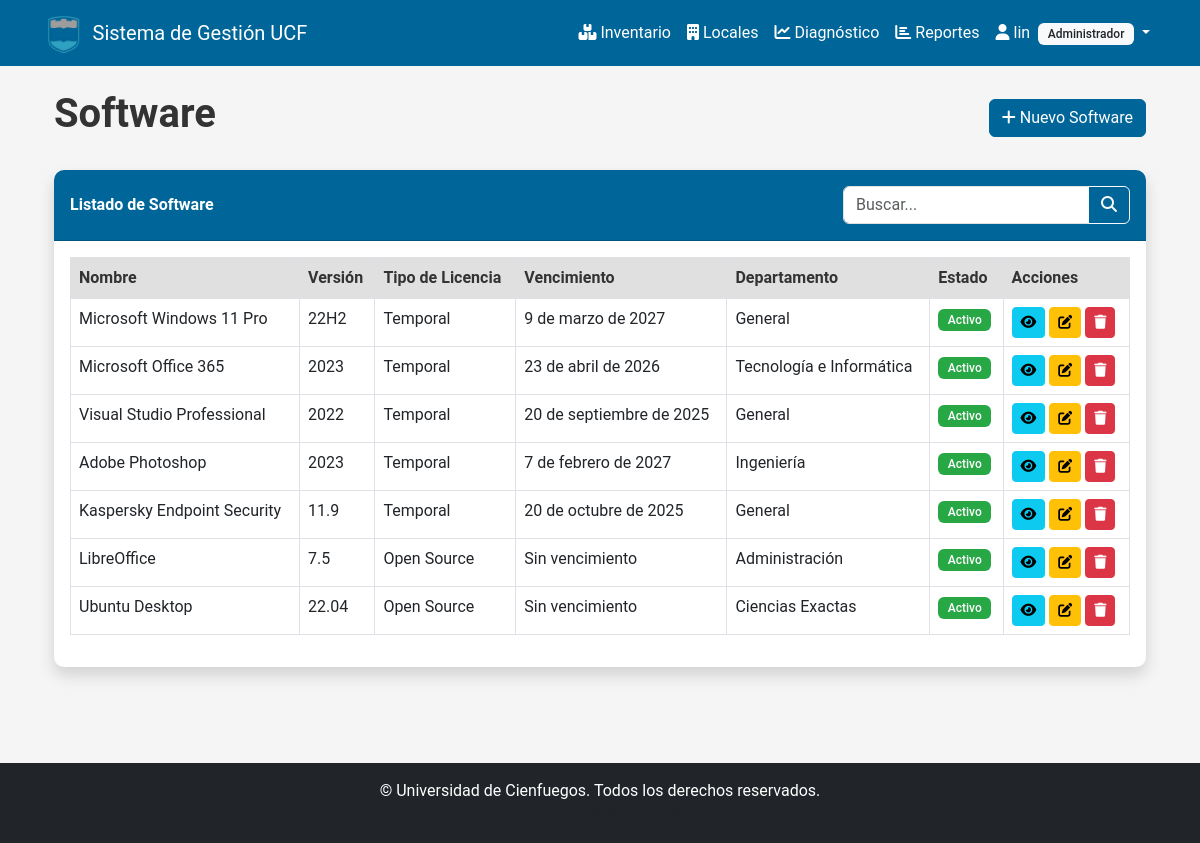
Screenshot of /inventario/software/ (signed in) with the database file from the repository.
### usuarios/models.py (models this page shows, shortened)
class PerfilUsuario(models.Model):
    usuario = models.OneToOneField(
        User, on_delete=models.CASCADE, related_name='perfil')
    departamento = models.ForeignKey(
        Departamento, on_delete=models.SET_NULL, null=True)
    rol = models.ForeignKey(Rol, on_delete=models.SET_NULL, null=True)
    fecha_registro = models.DateTimeField(auto_now_add=True)
    ultimo_acceso = models.DateTimeField(null=True, blank=True)
    telefono = models.CharField(max_length=20, blank=True, null=True)
    foto = models.ImageField(upload_to='perfiles/', blank=True, null=True)
    class Meta:
        verbose_name = "Perfil de Usuario"
        verbose_name_plural = "Perfiles de Usuarios"

class Rol(models.Model):
    nombre = models.CharField(max_length=50)
    descripcion = models.TextField(blank=True, null=True)
    permisos = models.TextField(blank=True, null=True)
    class Meta:
        verbose_name = "Rol"
        verbose_name_plural = "Roles"

class Departamento(models.Model):
    nombre = models.CharField(max_length=100)
    descripcion = models.TextField(blank=True, null=True)
    ubicacion = models.CharField(max_length=100, blank=True, null=True)
    responsable = models.ForeignKey(
        User, on_delete=models.SET_NULL, null=True, related_name='departamentos_a_cargo')
    class Meta:
        verbose_name = "Departamento"
        verbose_name_plural = "Departamentos"

### inventario/models.py (models this page shows, shortened)
class Software(models.Model):
    TIPO_LICENCIA_CHOICES = [
        ('perpetua', 'Perpetua'),
        ('temporal', 'Temporal'),
        ('open_source', 'Open Source'),
        ('freeware', 'Freeware'),
    ]
    activo = models.OneToOneField(
        Activo, on_delete=models.CASCADE, primary_key=True)
    version = models.CharField(max_length=50)
    tipo_licencia = models.CharField(
        max_length=20, choices=TIPO_LICENCIA_CHOICES)
    clave_activacion = models.CharField(max_length=200, blank=True, null=True)
    fecha_vencimiento = models.DateField(blank=True, null=True)
    numero_licencias = models.IntegerField(default=1)
    class Meta:
        verbose_name = "Software"
        verbose_name_plural = "Software"

class Activo(models.Model):
    TIPO_CHOICES = [
        ('hardware', 'Hardware'),
        ('software', 'Software'),
    ]
    ESTADO_CHOICES = [
        ('activo', 'Activo'),
        ('en_mantenimiento', 'En Mantenimiento'),
        ('obsoleto', 'Obsoleto'),
        ('baja', 'De Baja'),
    ]
    tipo = models.CharField(max_length=20, choices=TIPO_CHOICES)
    nombre = models.CharField(max_length=200)
    descripcion = models.TextField(blank=True, null=True)
    fecha_adquisicion = models.DateField()
    valor_adquisicion = models.DecimalField(max_digits=10, decimal_places=2)
    estado = models.CharField(
        max_length=20, choices=ESTADO_CHOICES, default='activo')
    departamento = models.ForeignKey(
        Departamento, on_delete=models.CASCADE, related_name='activos')
    ubicacion = models.CharField(max_length=100, blank=True, null=True)
    imagen = models.ImageField(upload_to='activos/', blank=True, null=True)
    fecha_baja = models.DateField(blank=True, null=True)
    motivo_baja = models.TextField(blank=True, null=True)
    fecha_creacion = models.DateTimeField(auto_now_add=True)
    fecha_actualizacion = models.DateTimeField(auto_now=True)
    creado_por = models.ForeignKey(
        User, on_delete=models.SET_NULL, null=True, related_name='activos_creados')
    actualizado_por = models.ForeignKey(
        User, on_delete=models.SET_NULL, null=True, related_name='activos_actualizados')
    class Meta:
        verbose_name = "Activo"
        verbose_name_plural = "Activos"
        ordering = ['-fecha_adquisicion']

### inventario/views.py (the view, shortened to what this page needs)
# urls.py: path('software/', views.software_list, name='software_list'),
@login_required
def software_list(request):
    software_list = Software.objects.all().select_related(
        'activo', 'activo__departamento')
    search = request.GET.get('search', '')
    departamento = request.GET.get('departamento', '')
    estado = request.GET.get('estado', '')
    if departamento:
        software_list = software_list.filter(
            activo__departamento_id=departamento)
    if estado:
        software_list = software_list.filter(activo__estado=estado)
    return render(request, 'inventario/software_list.html', {
        'software_list': software_list,
        'search': search,
        'departamento': departamento,
        'estado': estado
    })

### reportes/views.py (called while the page is built)
def permisos_context(request):
    context = {}
    if request.user.is_authenticated:
        context.update({
            'puede_ver_reportes': puede_ver_reportes(request.user),
            'puede_ver_actividad': puede_ver_actividad(request.user),
            'es_admin': es_admin(request.user),
        })
    else:
        context.update({
            'puede_ver_reportes': False,
            'puede_ver_actividad': False,
            'es_admin': False,
        })
    return context

### templates/inventario/software_list.html (shortened to what this page needs)
{% extends 'base/base.html' %}
{% block content %}
<div class="container">
    <div class="d-flex justify-content-between align-items-center mb-4">
        <h1>Software</h1>
        <a href="{% url 'software_new' %}" class="btn btn-primary">
            <i class="fas fa-plus"></i> Nuevo Software
        </a>
    </div>
    <div class="card shadow mb-4">
        <div class="card-header py-3 d-flex flex-wrap justify-content-between align-items-center">
            <h6 class="m-0 font-weight-bold text-white">Listado de Software</h6>
            <form method="get" class="d-flex mt-2 mt-md-0">
                <div class="input-group">
                    <input type="text" class="form-control" placeholder="Buscar..." name="search" value="{{ search }}">
                    <button class="btn btn-outline-light" type="submit">
                        <i class="fas fa-search"></i>
                    </button>
                </div>
            </form>
        </div>
        <div class="card-body">
            <div class="table-responsive">
                <table class="table table-bordered table-hover" width="100%" cellspacing="0">
                    <thead>
                        <tr>
                            <th>Nombre</th>
                            <th>Versión</th>
                            <th>Tipo de Licencia</th>
                            <th>Vencimiento</th>
                            <th>Departamento</th>
                            <th>Estado</th>
                            <th>Acciones</th>
                        </tr>
                    </thead>
                    <tbody>
                        {% if software_list %}
                            {% for software in software_list %}
                                <tr>
                                    <td>{{ software.activo.nombre }}</td>
                                    <td>{{ software.version }}</td>
                                    <td>{{ software.get_tipo_licencia_display }}</td>
                                    <td>{{ software.fecha_vencimiento|default:"Sin vencimiento" }}</td>
                                    <td>{{ software.activo.departamento.nombre }}</td>
                                    <td>
                                        {% if software.activo.estado == 'activo' %}
                                            <span class="badge bg-success">Activo</span>
                                        {% elif software.activo.estado == 'en_mantenimiento' %}
                                            <span class="badge bg-warning">En Mantenimiento</span>
                                        {% elif software.activo.estado == 'obsoleto' %}
                                            <span class="badge bg-danger">Obsoleto</span>
                                        {% elif software.activo.estado == 'baja' %}
                                            <span class="badge bg-secondary">De Baja</span>
                                        {% endif %}
                                    </td>
                                    <td>
                                        <a href="{% url 'software_detail' pk=software.activo.id %}" class="btn btn-sm btn-info">
                                            <i class="fas fa-eye"></i>
                                        </a>
                                        <a href="{% url 'software_edit' pk=software.activo.id %}" class="btn btn-sm btn-warning">
                                            <i class="fas fa-edit"></i>
                                        </a>
                                        <a href="{% url 'software_delete' pk=software.activo.id %}" class="btn btn-sm btn-danger">
                                            <i class="fas fa-trash"></i>
                                        </a>
                                    </td>
                                </tr>
                            {% endfor %}
                        {% else %}
                            <tr>
                                <td colspan="7" class="text-center">No hay registros disponibles</td>
                            </tr>
                        {% endif %}
                    </tbody>
                </table>
            </div>
        </div>
    </div>
</div>
{% endblock %}

### templates/base/base.html (shortened to what this page needs)
<!DOCTYPE html>
<html lang="es">
<head>
    <link href="https://cdn.jsdelivr.net/npm/bootstrap@5.3.0-alpha1/dist/css/bootstrap.min.css" rel="stylesheet">
    <link rel="stylesheet" href="https://cdnjs.cloudflare.com/ajax/libs/font-awesome/6.4.0/css/all.min.css" />
    <link rel="stylesheet" href="/static/css/main.css">
</head>
<body>
    <header>
        <nav class="navbar navbar-expand-lg navbar-dark bg-primary">
            <div class="container">
                <a class="navbar-brand d-flex align-items-center" href="/">
                    <img src="/static/img/logo_ucf.png" alt="Logo UCF" height="40" class="me-2">
                    <span>Sistema de Gestión UCF</span>
                </a>
                <div class="collapse navbar-collapse" id="navbarNav">
                    <ul class="navbar-nav ms-auto">
                        {% if user.is_authenticated %}
                            <li class="nav-item">
                                <a class="nav-link" href="/inventario/">
                                    <i class="fas fa-boxes me-1"></i>Inventario
                                </a>
                            </li>
                            <li class="nav-item">
                                <a class="nav-link" href="/locales/">
                                    <i class="fas fa-building me-1"></i>Locales
                                </a>
                            </li>
                            <li class="nav-item">
                                <a class="nav-link" href="/diagnostico/">
                                    <i class="fas fa-chart-line me-1"></i>Diagnóstico
                                </a>
                            </li>
                            {% if user.perfil.rol.nombre != 'Usuario Regular' %}
                            <li class="nav-item">
                                <a class="nav-link" href="/reportes/">
                                    <i class="fas fa-chart-bar me-1"></i>Reportes
                                </a>
                            </li>
                            {% endif %}
                            <li class="nav-item dropdown">
                                <a class="nav-link dropdown-toggle" href="#" id="navbarDropdown" role="button" data-bs-toggle="dropdown">
                                    <i class="fas fa-user me-1"></i>{{ user.username }}
                                    {% if user.perfil.rol %}
                                        <small class="badge bg-light text-dark ms-1">{{ user.perfil.rol.nombre }}</small>
                                    {% endif %}
                                </a>
                            </li>
                        {% else %}
                            <li class="nav-item">
                            </li>
                        {% endif %}
                    </ul>
                </div>
            </div>
        </nav>
    </header>
    <main class="container py-4">
        {% block content %}{% endblock %}
    </main>
    <footer class="bg-dark text-white mt-5 py-3">
        <div class="container text-center">
            <p class="mb-0">© {{ current_year }} Universidad de Cienfuegos. Todos los derechos reservados.</p>
            {% if user.is_authenticated %}
                <small class="text-muted">
                </small>
            {% endif %}
        </div>
    </footer>
</body>
</html>

### static/css/main.css (style rules this page uses)
:root { --primary: #006699; --secondary: #3399CC; --tertiary: #48A5C6; --light: #F5F5F5; --dark: #333333; --gray: #666666; --white: #FFFFFF; --light-gray: #E0E0E0; }
body { font-family: 'Roboto', 'Segoe UI', 'Arial', sans-serif; color: var(--dark); background-color: var(--light); min-height: 100vh; display: flex; flex-direction: column; }
main { flex-grow: 1; }
h1, h2, h3, h4, h5, h6 { color: var(--dark); font-weight: 600; }
p, li, td, th, input, select, textarea { color: var(--dark); }
a { color: var(--primary); text-decoration: none; transition: color 0.2s; }
.navbar-dark.bg-primary { background-color: var(--primary) !important; }
.navbar-dark .navbar-nav .nav-link { color: var(--white); }
.navbar-brand { color: var(--white) !important; }
.navbar-brand img { transition: transform 0.3s ease; }
.btn-primary { background-color: var(--primary); border-color: var(--primary); color: var(--white); }
.card { border: none; border-radius: 10px; box-shadow: 0 4px 6px rgba(0, 0, 0, 0.1); transition: transform 0.3s ease, box-shadow 0.3s ease; background-color: var(--white); }
.card-header { background-color: var(--primary); color: var(--white); border-radius: 10px 10px 0 0 !important; font-weight: 600; }
.card-header .m-0 { color: var(--white); }
.card-header h6, .card-header .text-primary, .card-header .m-0.font-weight-bold.text-primary { color: var(--white) !important; }
.table { color: var(--dark); }
.table thead th { background-color: var(--light-gray); color: var(--dark); font-weight: 600; }
.badge { font-weight: 500; padding: 0.4em 0.8em; }
.badge.bg-success { background-color: #28a745 !important; color: var(--white); }
.bg-primary { background-color: var(--primary) !important; color: var(--white) !important; }
.form-control, .form-select { color: var(--dark); border: 1px solid var(--light-gray); transition: border-color 0.3s ease, box-shadow 0.3s ease; }
footer { background-color: var(--primary) !important; color: var(--white); }
footer p { color: var(--white); margin-bottom: 0; }

### rows the page displays
Software: activo.nombre "Microsoft Windows 11 Pro", version "22H2", tipo_licencia "Temporal", fecha_vencimiento "9 de marzo de 2027", activo.departamento.nombre "General", shows "Activo"
Software: activo.nombre "Microsoft Office 365", version "2023", tipo_licencia "Temporal", fecha_vencimiento "23 de abril de 2026", activo.departamento.nombre "Tecnología e Informática", shows "Activo"
Software: activo.nombre "Visual Studio Professional", version "2022", tipo_licencia "Temporal", fecha_vencimiento "20 de septiembre de 2025", activo.departamento.nombre "General", shows "Activo"
Software: activo.nombre "Adobe Photoshop", version "2023", tipo_licencia "Temporal", fecha_vencimiento "7 de febrero de 2027", activo.departamento.nombre "Ingeniería", shows "Activo"
Software: activo.nombre "Kaspersky Endpoint Security", version "11.9", tipo_licencia "Temporal", fecha_vencimiento "20 de octubre de 2025", activo.departamento.nombre "General", shows "Activo"
Software: activo.nombre "LibreOffice", version "7.5", tipo_licencia "Open Source", fecha_vencimiento "Sin vencimiento", activo.departamento.nombre "Administración", shows "Activo"
Software: activo.nombre "Ubuntu Desktop", version "22.04", tipo_licencia "Open Source", fecha_vencimiento "Sin vencimiento", activo.departamento.nombre "Ciencias Exactas", shows "Activo"

### other values shown
{{ user.username }} "lin"
{{ user.perfil.rol.nombre }} "Administrador"
